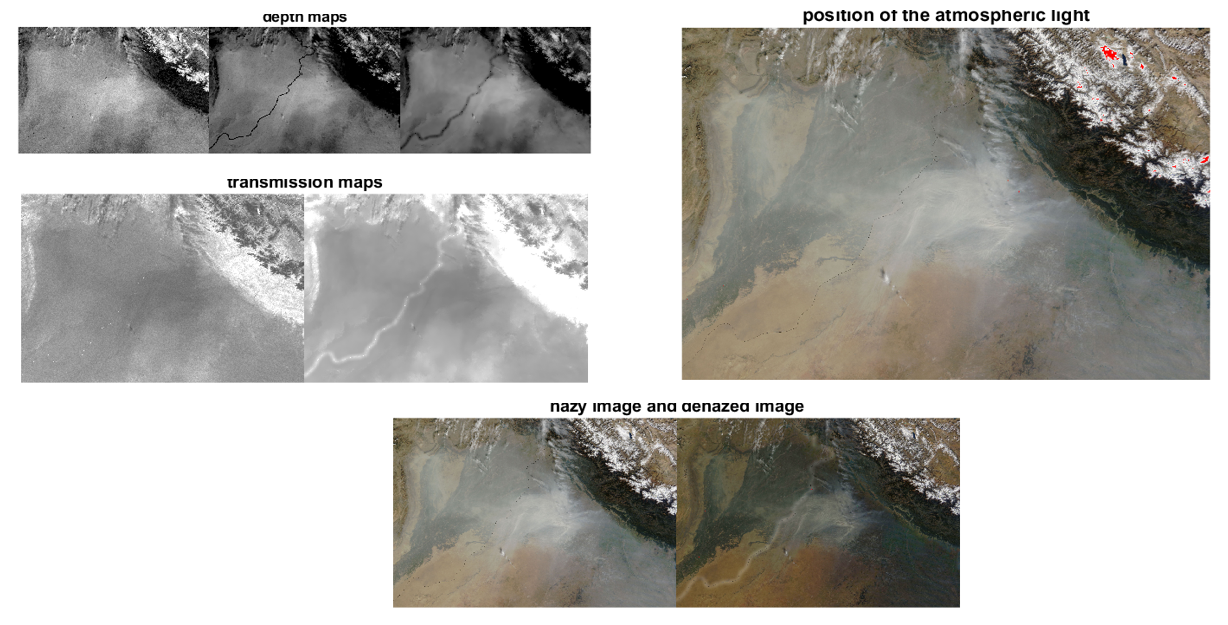
%> input picture Sample/cap_hlp.png, 1228 x 625 px
$ octave --eval "result = calVSMap(imread('../Sample/cap_hlp.png'));"   (GNU Octave 9; MATLAB toolbox functions it lacks are replaced by stand-ins)
%> lines starting %> are read from the running program, lines starting %| are printed output that depends on the picture
function [outputRegion outputPixel] = calVSMap(I, r)
if nargin < 2
    r = 15;
end
hsvI = rgb2hsv(I);
%> hsvI: size 625x1228x3 double; mean H, S, V 0.0766, 0.0599, 0.691
s = hsvI(:,:,2);
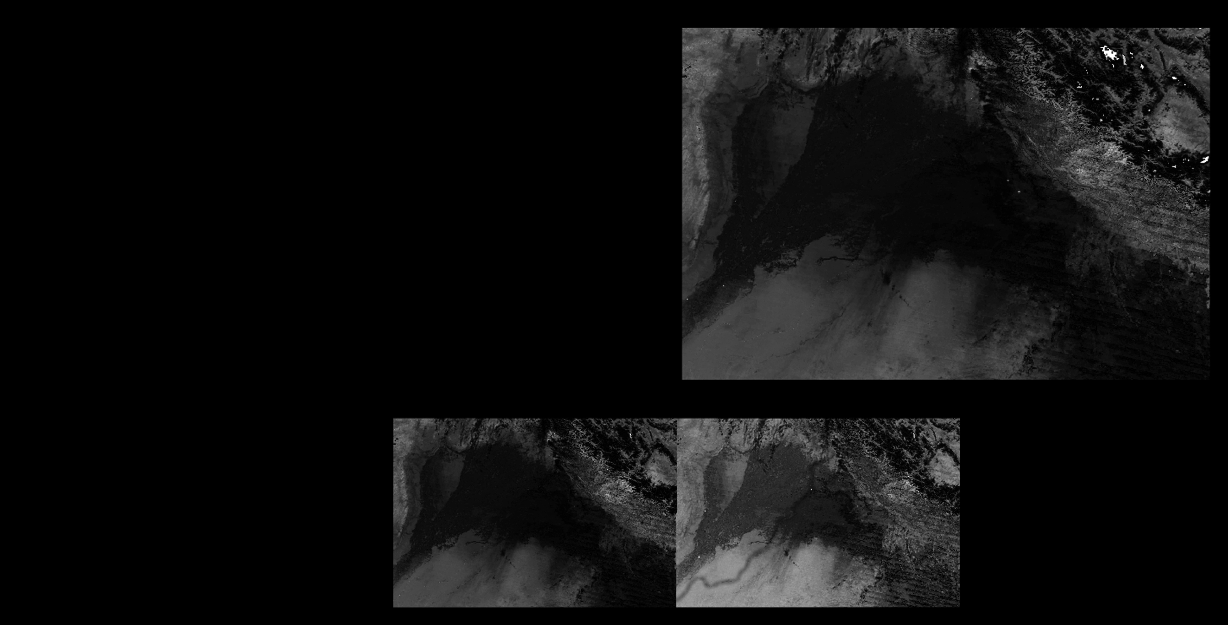
%> s: size 625x1228 double; min 0, max 1, mean 0.0599
v = hsvI(:,:,3);
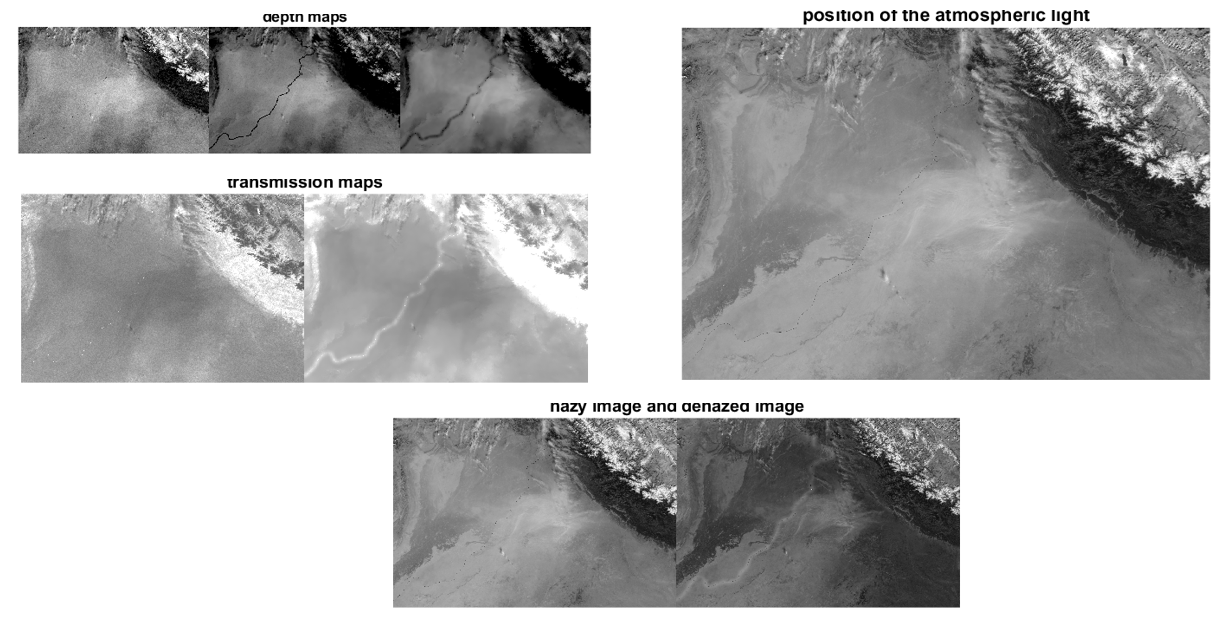
%> v: size 625x1228 double; min 0, max 1, mean 0.691
sigma = 0.041337;
sigmaMat = normrnd(0, sigma, size(I, 1), size(I, 2));
size(sigmaMat)
%> ans = [625 1228]

output = 0.121779 + 0.959710*v  - 0.780245*s + sigmaMat;
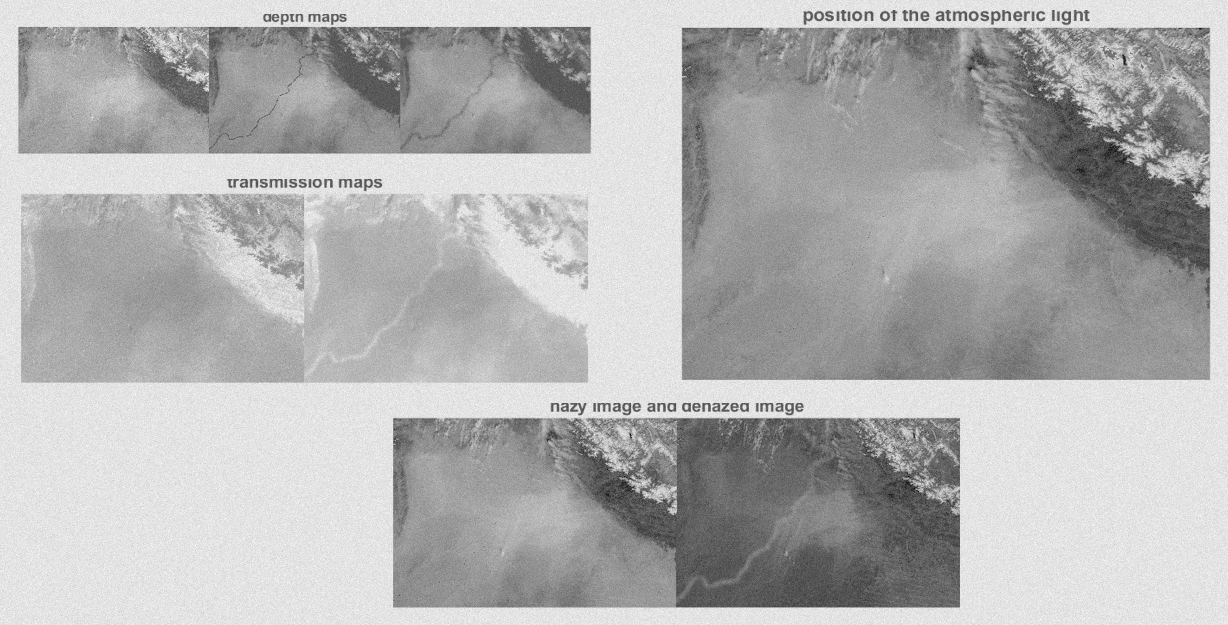
%> output: size 625x1228 double; min -0.498, max 1.27, mean 0.738; drawn with min black and max white
outputPixel = output;
output = ordfilt2(output, 1, ones(r,r), 'symmetric');
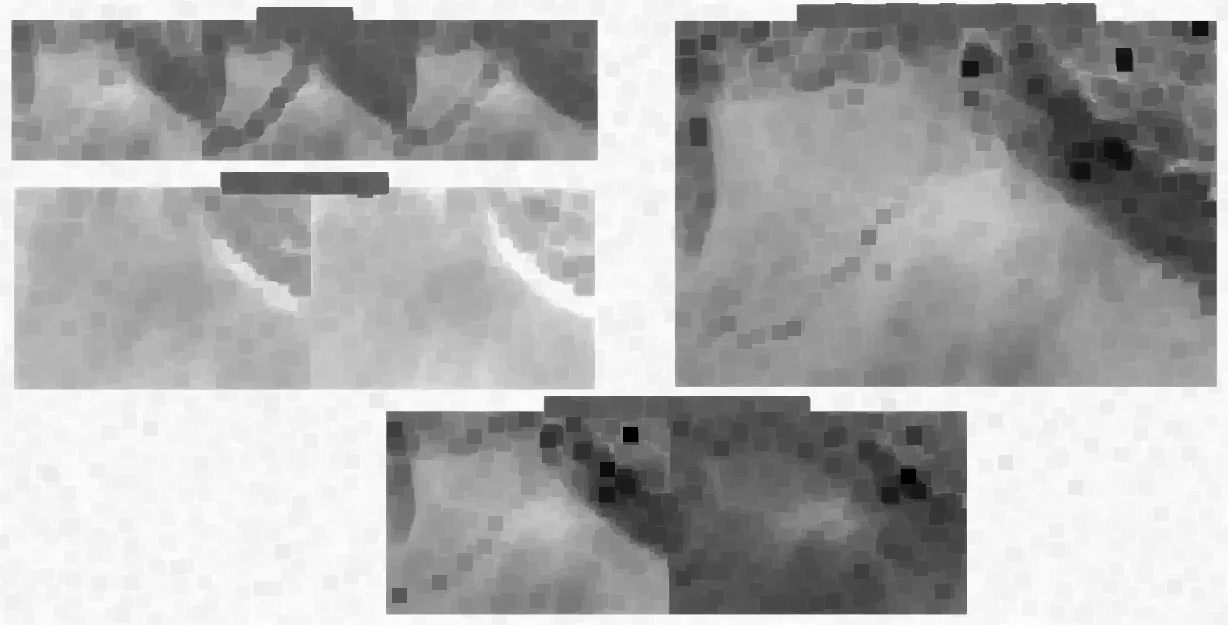
%> output: size 625x1228 double; min -0.498, max 1.02, mean 0.517; drawn with min black and max white
outputRegion = output;
end

$ run again, on Sample/clahe.png
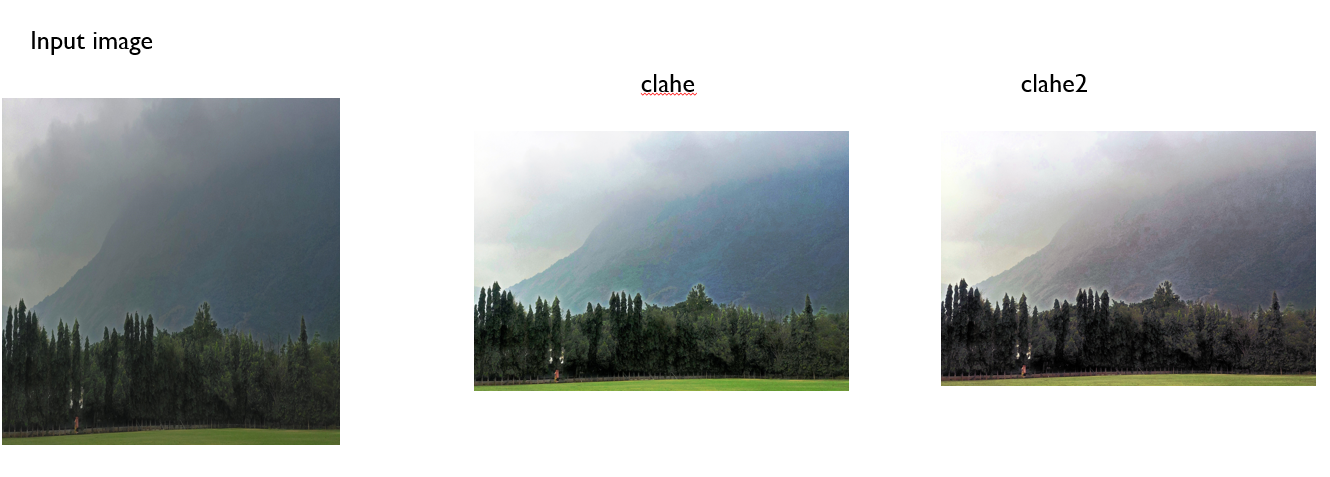
%> input picture Sample/clahe.png, 1330 x 477 px
%> hsvI: size 477x1330x3 double; mean H, S, V 0.228, 0.0765, 0.744
%> in calVSMap, `s = hsvI(:,:,2);`:
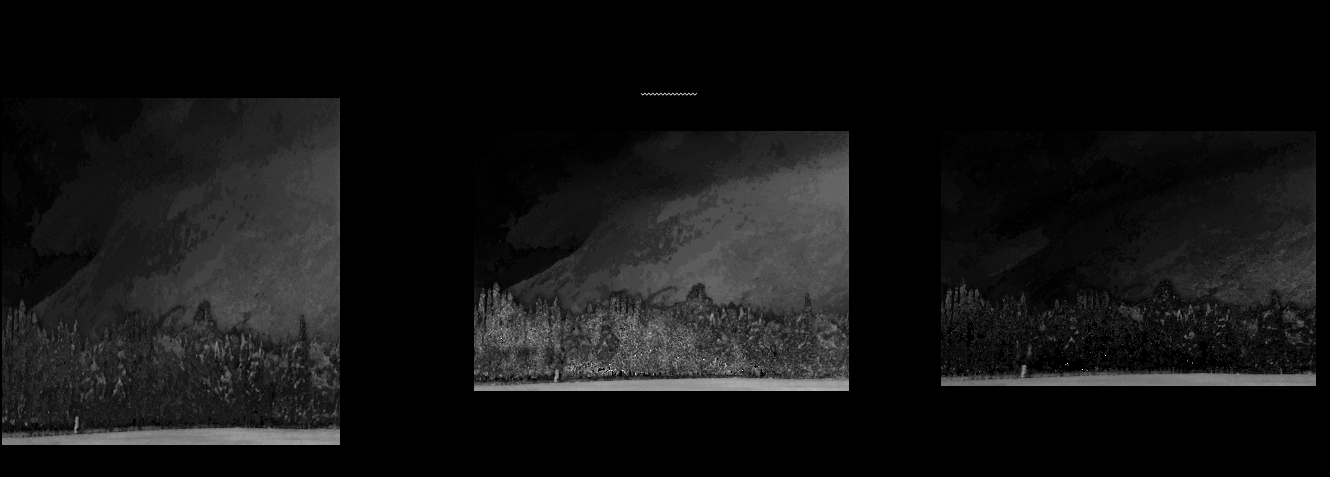
%> s: size 477x1330 double; min 0, max 1, mean 0.0765
%> in calVSMap, `output = ordfilt2(output, 1, ones(r,r), 'symmetric');`:
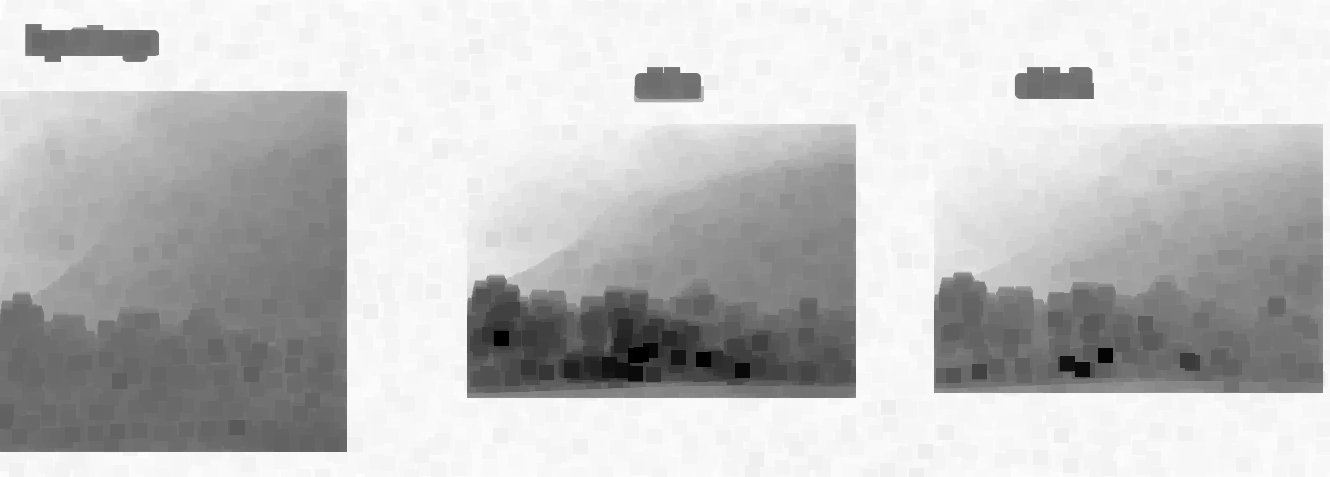
%> output: size 477x1330 double; min -0.738, max 1.02, mean 0.599; drawn with min black and max white

$ run again, on Sample/dcp_morphology.png
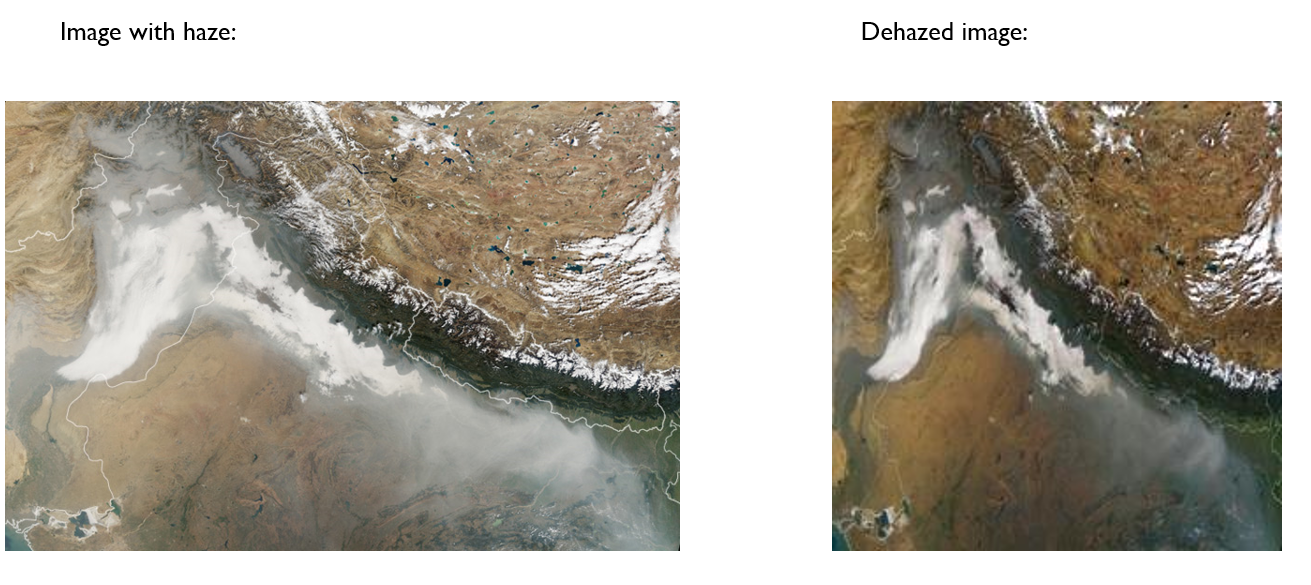
%> input picture Sample/dcp_morphology.png, 1311 x 585 px
%> hsvI: size 585x1311x3 double; mean H, S, V 0.108, 0.147, 0.685
%> in calVSMap, `s = hsvI(:,:,2);`:
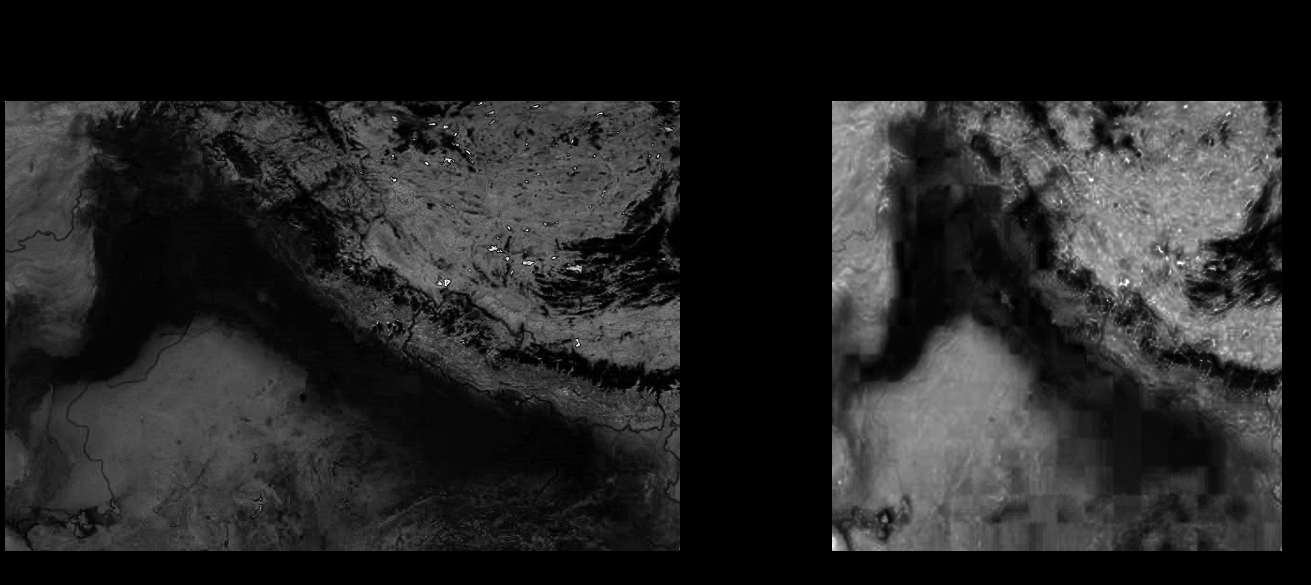
%> s: size 585x1311 double; min 0, max 1, mean 0.147
%> in calVSMap, `output = ordfilt2(output, 1, ones(r,r), 'symmetric');`:
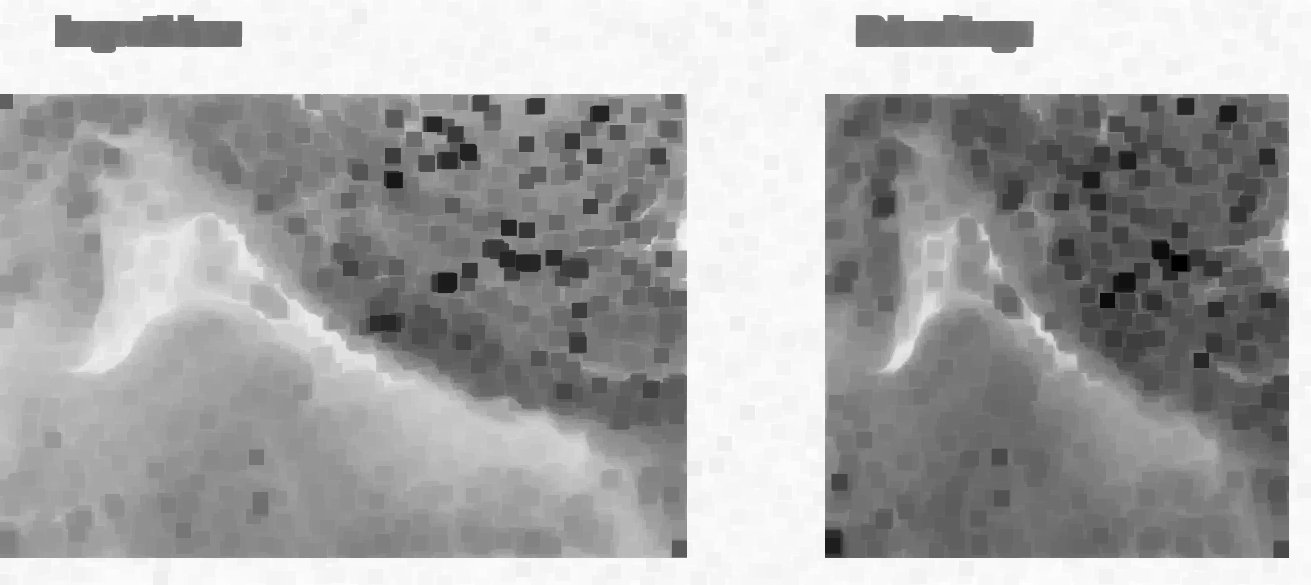
%> output: size 585x1311 double; min -0.734, max 1.02, mean 0.41; drawn with min black and max white
